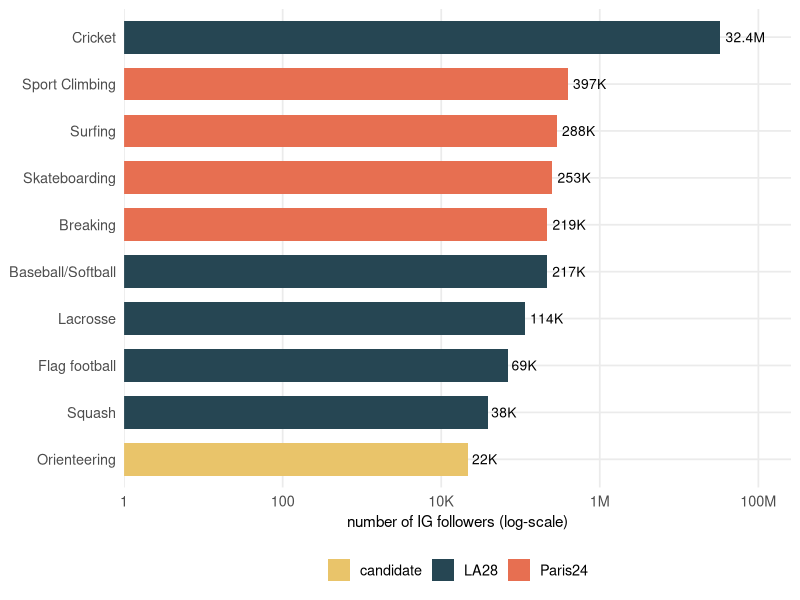

Write R code to recreate this figure.
# Instagram followers

library(ggplot2)

# Data collected on 10 October 2026
data <- data.frame(
  sport = c(
    "Orienteering",
    "Breaking",
    "Skateboarding",
    "Surfing",
    "Sport Climbing",
    "Cricket",
    "Flag football",
    "Lacrosse",
    "Squash",
    "Baseball/Softball"
  ),
  edition = c(
    "candidate",
    "Paris24",
    "Paris24",
    "Paris24",
    "Paris24",
    "LA28",
    "LA28",
    "LA28",
    "LA28",
    "LA28"
  ),
  official_IG = c(
    "@iof_orienteering",      
    "@breakingforgold",       
    "@worldskatesb",          
    "@isasurfing",            
    "@worldclimbing",         
    "@icc",                   
    "@ifafmedia",             
    "@worldlacrosse",         
    "@worldsquashofficial",   
    "@wbsc"                   
  ),
  n_follower = c(
    22000,       
    219000,    
    253000,   
    288000,   
    397000,   
    32400000, 
    68800,    
    114000,   
    38400,    
    217000    
  )
)


custom_labels <- function(x) {
  ifelse(x >= 1e6, paste0(round(x/1e6, 1), "M"),
         ifelse(x >= 1e3, paste0(round(x/1e3, 0), "K"), as.character(x)))
}

ggplot(data, aes(x = reorder(sport, n_follower), y = n_follower, fill = edition)) +
  geom_bar(stat = "identity", alpha = 1, width = 0.7) +
  scale_y_log10(
    labels = custom_labels,
    expand = expansion(mult = c(0, 0.12)) 
  )+
  coord_flip() +
  geom_text(aes(label = custom_labels(n_follower)), 
            hjust = -0.15, size = 3.5) +
  scale_fill_manual(values = c("candidate" = "#e9c46a", "Paris24" = "#e76f51", "LA28" = "#264653")) +
  labs(
    x = NULL,
    y = "number of IG followers (log-scale)",
    fill = NULL
  ) +
  theme_minimal(base_size = 13) +
  theme(
    panel.grid.minor = element_blank(),
    legend.position = "bottom",
    axis.title.x = element_text(size = 11)
  )
